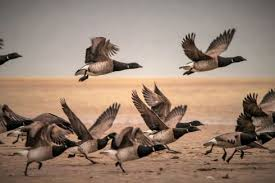
#> input picture birds.jpg, 275 x 183 px
$ jupyter execute Img2pencil.ipynb
#> lines starting #> are read from the running program, lines starting #| are printed output that depends on the picture
[cell 1]
# Importing the necessary modules

import cv2
import matplotlib.pyplot as plt

[cell 2]
# Reading the image

img = cv2.imread('birds.jpg')
#> img is the input picture: shape (183, 275, 3); mean B, G, R 114.3, 129.9, 152.1

[cell 3]
# Plotting the image

img = cv2.cvtColor(img,cv2.COLOR_BGR2RGB)
plt.imshow(img)
plt.show()

[cell 4]
# Converting the image to Grayscale image

img_gray = cv2.cvtColor(img,cv2.COLOR_BGR2GRAY)
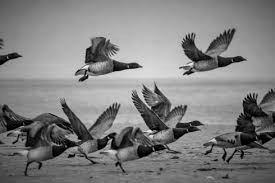
#> img_gray: shape (183, 275); min 0, max 248, mean 127.8
plt.imshow(img_gray, cmap = 'gray')
plt.show()

[cell 5]
# Inverting the image

img_invert = cv2.bitwise_not(img_gray)
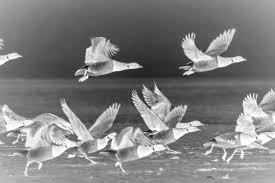
#> img_invert: shape (183, 275); min 7, max 255, mean 127.2
plt.imshow(img_invert, cmap = 'gray')
plt.show()

[cell 6]
# Smoothing the image

img_smooth = cv2.GaussianBlur(img_invert,(21,21),0)
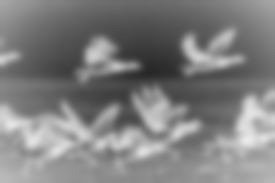
#> img_smooth: shape (183, 275); min 39, max 235, mean 127.2
plt.imshow(img_smooth, cmap = 'gray')
plt.show()

[cell 7]
# Converting image to pencil sketches

sketch = cv2.divide(img_gray, 255-img_smooth, scale=255)
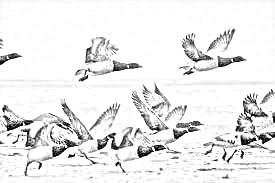
#> sketch: shape (183, 275); min 0, max 255, mean 234.5
plt.imshow(sketch, cmap = 'gray')
plt.show()
